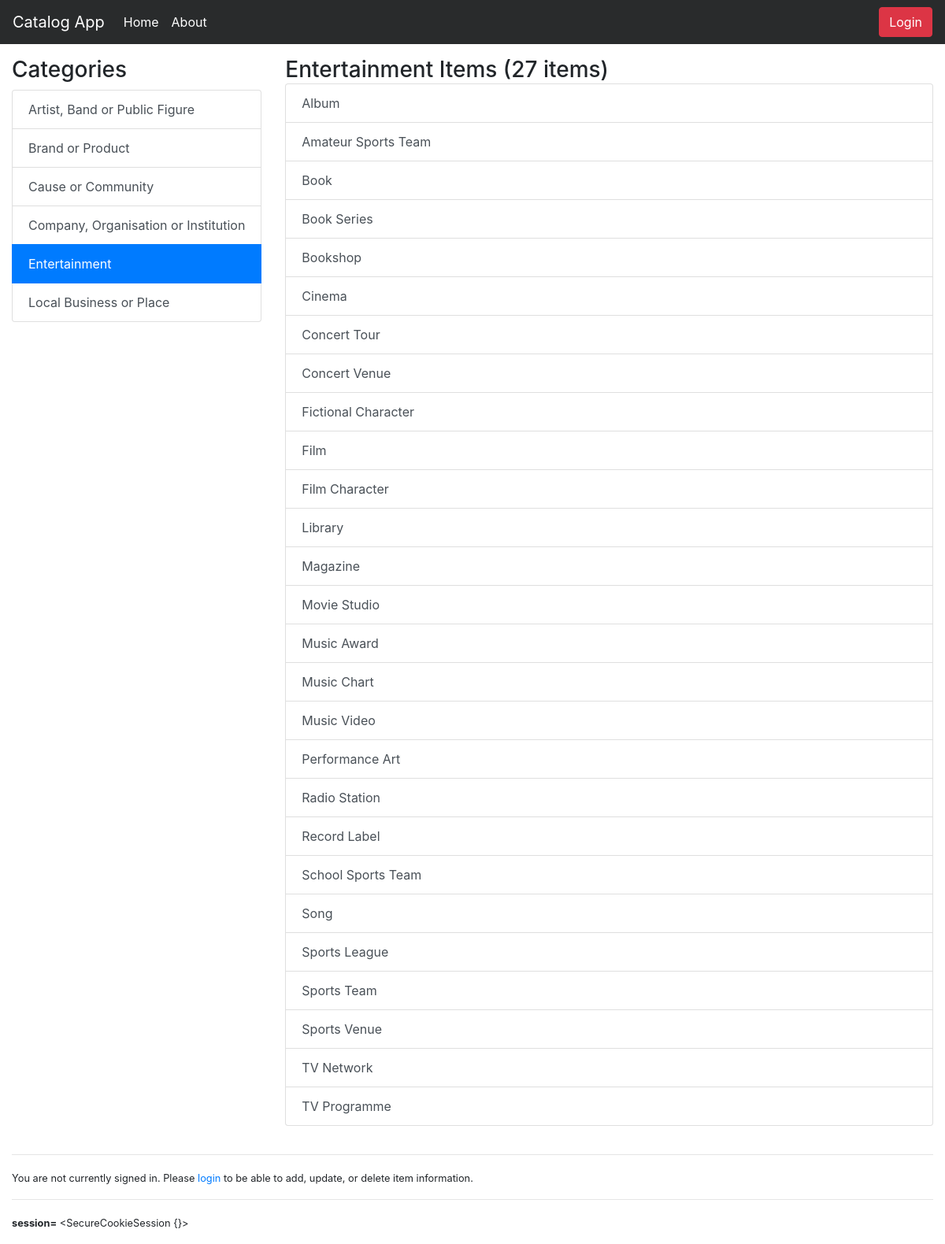
Screenshot of /catalog/Entertainment/items with the database file from the repository.
### models.py (models this page shows, shortened)
class Category(Base):
    __tablename__ = "category"
    id = Column(Integer, primary_key = True)
    name = Column(String(80), nullable = False, index = True)
    created_date = Column(DateTime, default = datetime.utcnow, nullable = False)
    updated_date = Column(DateTime, default = datetime.utcnow, onupdate = datetime.utcnow, nullable = False)
    user_id = Column(Integer, ForeignKey("user.id"))
    user = relationship(User)

class Item(Base):
    __tablename__ = "item"
    __table_args__ = (UniqueConstraint('category_id', 'title', name = 'key'),)
    id = Column(Integer, primary_key = True)
    title = Column(String(80), nullable = False)
    description = Column(String(250))
    created_date = Column(DateTime, default = datetime.utcnow)
    updated_date = Column(DateTime, default = datetime.utcnow, onupdate = datetime.utcnow)
    category_id = Column(Integer, ForeignKey("category.id"))
    category = relationship(Category)
    user_id = Column(Integer, ForeignKey("user.id"))
    user = relationship(User)

### application.py (the view)
@app.route("/catalog/<path:category_name>")
@app.route("/catalog/<path:category_name>/items")
def show_items(category_name):
    categories = session.query(Category).order_by(asc(Category.name)).all()
    category = session.query(Category).filter_by(name=category_name).first()
    items = session.query(Item).filter_by(category_id=category.id).all()
    if len(items) < 2:
        title = "{} Item ({} item)"
    else:
        title = "{} Items ({} items)"
    return render_template(
        "categories.html",
        items_title=title.format(category.name, len(items)),
        categories=categories,
        category=category,
        items=items)

### templates/categories.html (shortened to what this page needs)
{% extends "base.html" %}
{% block content %}
  <div class="row" style="margin-top: 12px;">
    <div class="col-auto">
      <h3>Categories</h3>
      {% if categories %}
        <div class="list-group">
          {% for c in categories %}
            <a href="{{url_for('show_items', category_name=c.name)}}"
              class="list-group-item list-group-item-action {% if category and category.name == c.name %}active{% endif %}">{{ c.name }}</a>
          {% endfor %}
        </div>
      {% else %}
        <div class="alert alert-warning" role="alert">
          No Categories Found!
        </div>
      {% endif %}
    </div>
    <div class="col">
      <h3 style="display: inline;">{{ items_title }}</h3>
      {% if items %}
        <div class="list-group">
          {% for i in items %}
            <a href="{{url_for('show_item', category_name=i.category.name, item_title=i.title)}}"
            class="list-group-item list-group-item-action">{{ i.title }}
              {% if not category %}<em class="text-danger">({{ i.category.name }})</em>{% endif %}</a>
          {% endfor %}
        </div>
      {% else %}
        <div class="alert alert-warning" role="alert">
          No Items Found!
        </div>
      {% endif %}
    </div>
  </div>
{% endblock %}

### static/styles.css (style rules this page uses)
.list-group { margin-bottom: 20px; }

### rows the page displays
Category: name "Artist, Band or Public Figure"
Category: name "Brand or Product"
Category: name "Cause or Community"
Category: name "Company, Organisation or Institution"
Category: name "Entertainment"
Category: name "Local Business or Place"
Item: title "Album"
Item: title "Amateur Sports Team"
Item: title "Book"
Item: title "Book Series"
Item: title "Bookshop"
Item: title "Cinema"
Item: title "Concert Tour"
Item: title "Concert Venue"
Item: title "Fictional Character"
Item: title "Film"
Item: title "Film Character"
Item: title "Library"
Item: title "Magazine"
Item: title "Movie Studio"
Item: title "Music Award"
Item: title "Music Chart"
Item: title "Music Video"
Item: title "Performance Art"
Item: title "Radio Station"
Item: title "Record Label"
Item: title "School Sports Team"
Item: title "Song"
Item: title "Sports League"
Item: title "Sports Team"
Item: title "Sports Venue"
Item: title "TV Network"
Item: title "TV Programme"

### other values shown
{{ items_title }} "Entertainment Items (27 items)"
{{ session }} "<SecureCookieSession {}>"
